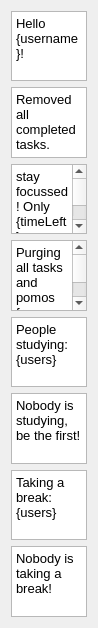
              <widget class="QWidget" name="scrollAreaWidgetContents_2">
               <property name="geometry">
                <rect>
                 <x>0</x>
                 <y>0</y>
                 <width>98</width>
                 <height>628</height>
                </rect>
               </property>
               <layout class="QVBoxLayout" name="verticalLayout_5">
                <item>
                 <widget class="QPlainTextEdit" name="helloResponse">
                  <property name="font">
                   <font>
                    <pointsize>10</pointsize>
                   </font>
                  </property>
                  <property name="plainText">
                   <string>Hello {username}!</string>
                  </property>
                 </widget>
                </item>
                <item>
                 <widget class="QPlainTextEdit" name="purgingCompleted">
                  <property name="font">
                   <font>
                    <pointsize>10</pointsize>
                   </font>
                  </property>
                  <property name="plainText">
                   <string>Removed all completed tasks.</string>
                  </property>
                 </widget>
                </item>
                <item>
                 <widget class="QPlainTextEdit" name="pomoReminder">
                  <property name="font">
                   <font>
                    <pointsize>10</pointsize>
                   </font>
                  </property>
                  <property name="plainText">
                   <string>stay focussed! Only {timeLeft} minutes left. You got this!</string>
                  </property>
                 </widget>
                </item>
                <item>
                 <widget class="QPlainTextEdit" name="purgingBoard">
                  <property name="font">
                   <font>
                    <pointsize>10</pointsize>
                   </font>
                  </property>
                  <property name="plainText">
                   <string>Purging all tasks and pomos from board!</string>
                  </property>
                 </widget>
                </item>
                <item>
                 <widget class="QPlainTextEdit" name="grindersSuffix">
                  <property name="font">
                   <font>
                    <pointsize>10</pointsize>
                   </font>
                  </property>
                  <property name="plainText">
                   <string>People studying: {users}</string>
                  </property>
                 </widget>
                </item>
                <item>
                 <widget class="QPlainTextEdit" name="noGrinders">
                  <property name="font">
                   <font>
                    <pointsize>10</pointsize>
                   </font>
                  </property>
                  <property name="plainText">
                   <string>Nobody is studying, be the first!</string>
                  </property>
                 </widget>
                </item>
                <item>
                 <widget class="QPlainTextEdit" name="sleepersSuffix">
                  <property name="font">
                   <font>
                    <pointsize>10</pointsize>
                   </font>
                  </property>
                  <property name="plainText">
                   <string>Taking a break: {users}</string>
                  </property>
                 </widget>
                </item>
                <item>
                 <widget class="QPlainTextEdit" name="noSleepers">
                  <property name="font">
                   <font>
                    <pointsize>10</pointsize>
                   </font>
                  </property>
                  <property name="plainText">
                   <string>Nobody is taking a break!</string>
                  </property>
                 </widget>
                </item>
               </layout>
              </widget>
